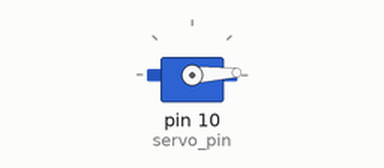
The sketch below on a simulated Arduino Uno, built with avr-gcc and run on an emulated ATmega328P. Parts: servo.

Above: at 0.05 s.
At 0.9 s:
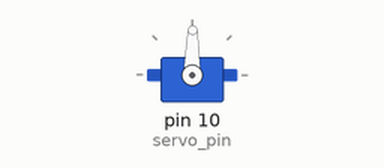
At 1.75 s:
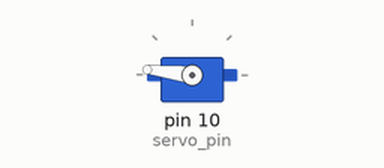
At 3.45 s:
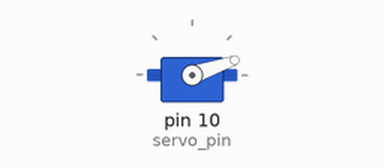
Timing chart, 0 to 8.3 s (numbered marks = the images above):
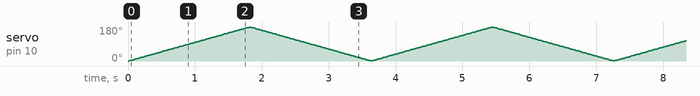

The sketch:

Servo_test.ino
```cpp
#include <Servo.h>
const int servo_pin = 10;
Servo myservo;
int val;
float num;
void setup() {
  // put your setup codehere, to run once:
  Serial.begin(115200);

  myservo.attach(servo_pin);
  myservo.write(160);
//  delay(2000);
}

void loop() {
    for(int i=0;i<180;i++){
      myservo.write(i);
      delay(10);
    }
    for(int i=0;i<180;i++){
      myservo.write(180-i);
      delay(10);
    }
//    myservo.write(160);
//  for(int i=0;i<80;i++){
//    myservo.write(80+i);
//    delay(10);
//  }
//  for(int i=0;i<80;i++){
//    myservo.write(160-i);
//    delay(10);
//  }
//delay(2000);
//myservo.write(160);
//delay(2000);
//myservo.write(130);
//delay(2000);
//myservo.write(110);
//delay(2000);
//myservo.write(90);
//delay(2000);
//myservo.write(60);
//delay(2000);
//myservo.write(0);
}
```
